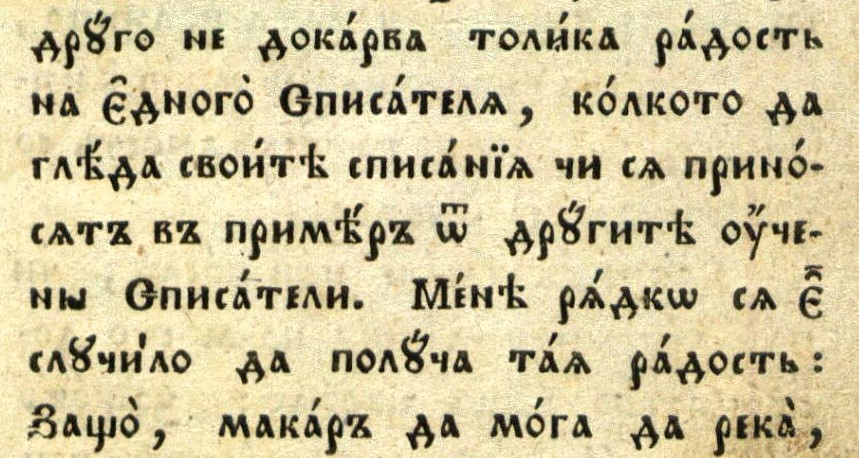
#> input picture image.jpg, 859 x 458 px
$ python -i skew_correction.py   (imports and definitions only)   (older library calls are emulated)
#> lines starting #> are read from the running program, lines starting #| are printed output that depends on the picture
import cv2
import numpy as np
from imutils import rotate


def horizontal_projection(sobel_img):
    sum_cols = []
    rows, cols = sobel_img.shape
    for row in range(rows-1):
        sum_cols.append(np.sum(sobel_img[row,:]))
    return sum_cols


def rotate_image(img):
    gx = cv2.Sobel(img, cv2.CV_64F, 1, 0)
    gy = cv2.Sobel(img, cv2.CV_64F, 0, 1)
    sobel_img = np.sqrt(gx * gx + gy * gy)
    sobel_img_inv = 255 - sobel_img
    predicted_angle = 0
    highest_hp = 0
    for index, angle in enumerate(range(-5, 5)):
        hp = horizontal_projection(rotate(sobel_img_inv, angle))
        median_hp = np.median(hp)
        if highest_hp < median_hp:
            predicted_angle = angle
            highest_hp = median_hp
    rows = img.shape[0]
    cols = img.shape[1]
    img_center = (cols / 2, rows / 2)
    matrix = cv2.getRotationMatrix2D(img_center, predicted_angle, 1)
    rotate_img = cv2.warpAffine(img, matrix, (cols, rows), borderMode=cv2.BORDER_CONSTANT,
                                borderValue=(255, 255, 255))
    return rotate_img, predicted_angle


def skew_correction(path_to_file):
#> called with path_to_file = 'image.jpg'
    img = cv2.cvtColor(cv2.imread(path_to_file, cv2.IMREAD_COLOR), cv2.COLOR_BGR2GRAY)
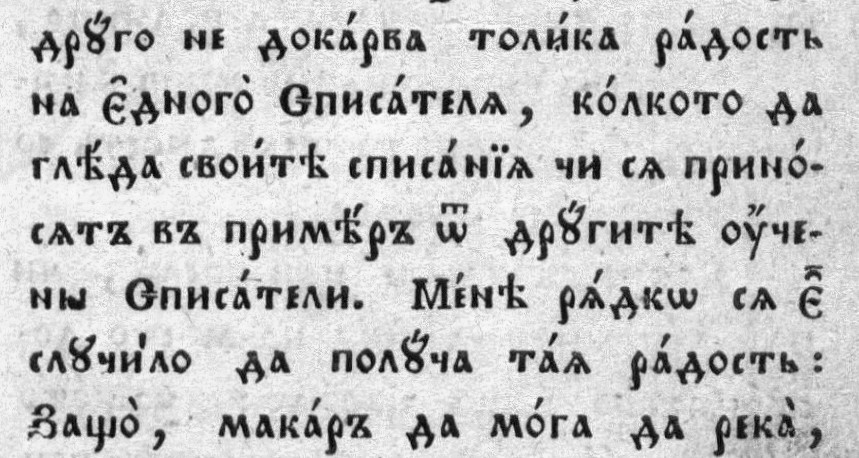
#> img: shape (458, 859); min 0, max 252, mean 195.6
    rotate_img, angle = rotate_image(img)
#> in rotate_image, `gx = cv2.Sobel(img, cv2.CV_64F, 1, 0)`:
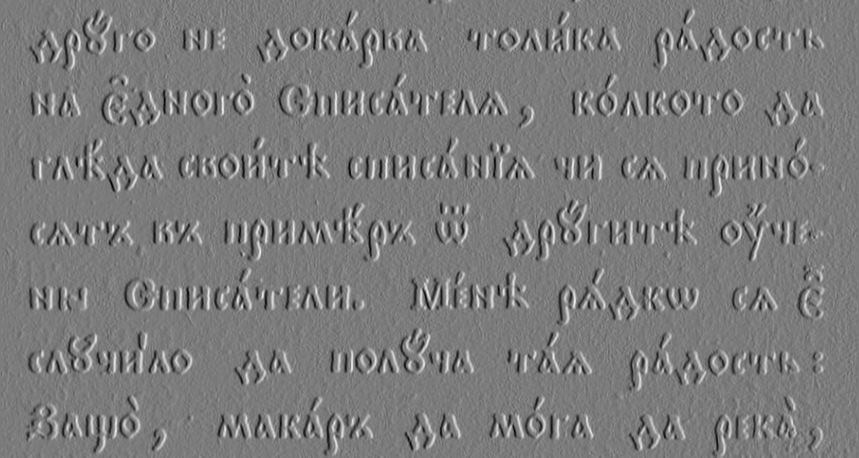
#> gx: shape (458, 859) float64; min -780, max 826, mean -0.2; drawn with min black and max white
#> in rotate_image, `gy = cv2.Sobel(img, cv2.CV_64F, 0, 1)`:
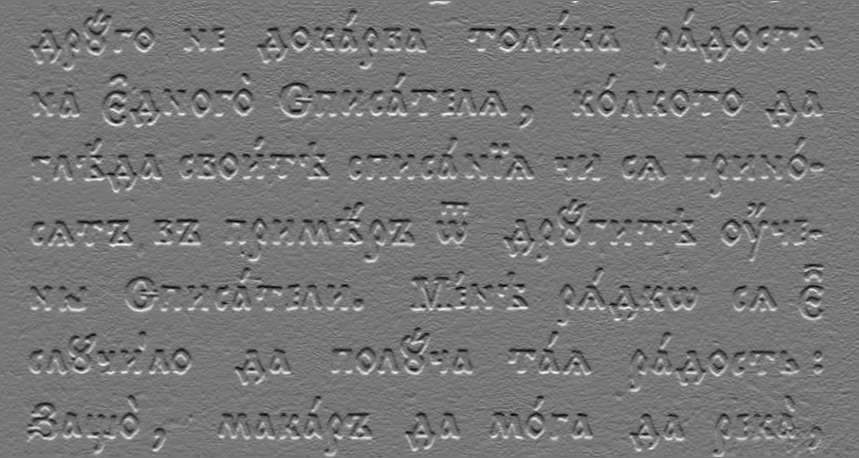
#> gy: shape (458, 859) float64; min -614, max 696, mean -0.1; drawn with min black and max white
#> in rotate_image, `sobel_img = np.sqrt(gx * gx + gy * gy)`:
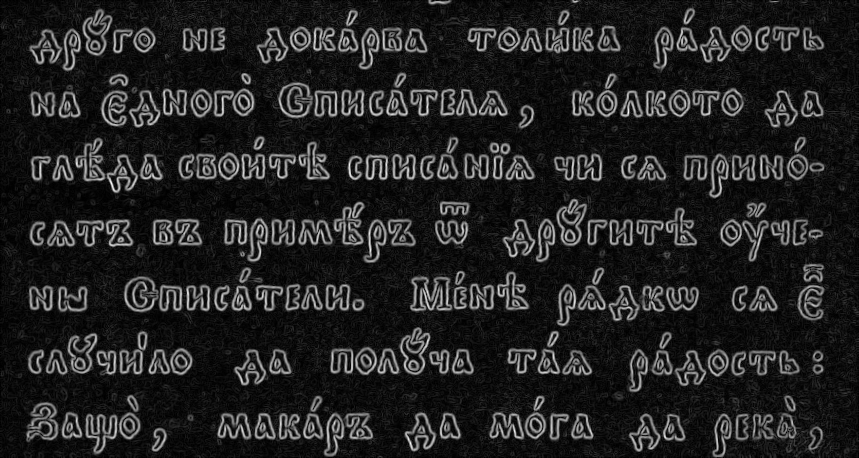
#> sobel_img: shape (458, 859) float64; min 0, max 830.9, mean 110.6; drawn with min black and max white
#> in rotate_image, `sobel_img_inv = 255 - sobel_img`:
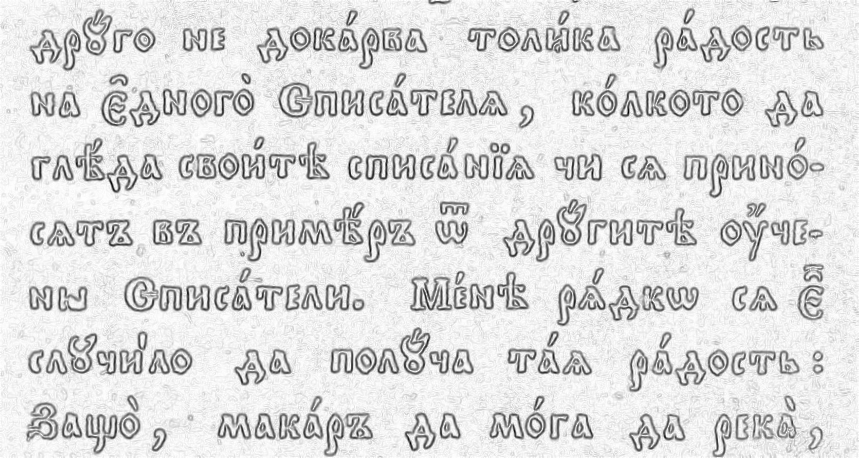
#> sobel_img_inv: shape (458, 859) float64; min -575.9, max 255, mean 144.4; drawn with min black and max white
#> the loop in rotate_image, `for index, angle in enumerate(range(-5, 5)):` made 10 passes
#> (median_hp, highest_hp) on passes 1, 2, 5, 6: (119296.4, 119296.4), (119338.2, 119338.2), (130571.3, 130571.3), (155539.4, 155539.4)
#> median_hp on passes 3, 4, 7, 8, 9, 10: 115930.2, 118920.5, 130794.5, 121354.3, 116985.6, 119080.9
#> after the loop in rotate_image, `for index, angle in enumerate(range(-5, 5)):`: highest_hp = 155539.4; predicted_angle = 0
#> in rotate_image, `matrix = cv2.getRotationMatrix2D(img_center, predicted_angle, 1)`: matrix = [[1, 0, 0], [0, 1, 0]]
#> angle = 0
    return rotate_img

>>> result = skew_correction('image.jpg')
